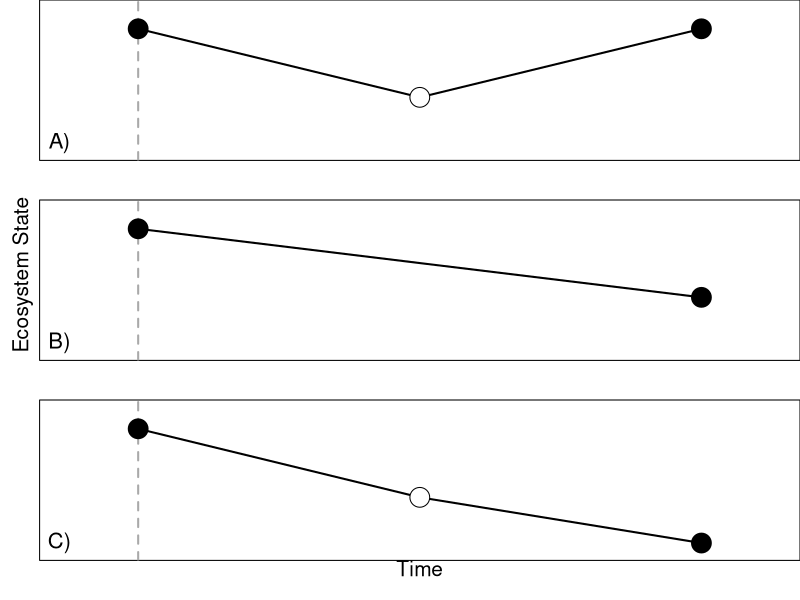

Recreate this plot in R.
### create graph for three 'states' following a perturbation

tiff("out/Fig 1.tiff", width = 2250, height = 2625, units = "px", res = 300, compression = "lzw")
aa <- c(NA, 70, 40, 70); ab <- c(NA, 70, 40, 70)
bb <- c(NA, 70, 55, 40); bp <- c(NA, 70, NA, 40)
cc <- c(NA, 70, 40, 20)
x <- seq(1, 4,1)
par(mfrow = c(3,1)); par(mar = c(3,3,.001,.001))
plot(x,aa, type = "l", lwd = 2, xlim = c(1.75, 4.25), ylim = c(15, 80), xlab = "", ylab = "", xaxt = "n", yaxt = "n");
abline(v = 2, lty = 2, lwd = 2, col = "darkgrey")
points (x = x, y = ab, cex = 4, pch = 21, bg = c(1,1,0,1))
text(x = 1.72, y = 20, "A)", cex = 2)
plot(bb, type = "l", lwd = 2, xlim = c(1.75, 4.25), ylim = c(15, 80), cex = 2, pch = 21, bg = c(1,1,0,1), xlab = "", ylab = "", xaxt = "n", yaxt = "n");
abline(v = 2, lty = 2, lwd = 2, col = "darkgrey")
points(x = x, y = bp, cex = 4, pch = 21, bg = c(1,1,0,1))
par(xpd=NA)
text(x = 1.59, y = 50, bquote("Ecosystem State"), cex = 1.9, col = 1, srt = 90);
par(xpd=F)
text(x = 1.72, y = 20, "B)", cex = 2)
plot(cc, type = "b", xlim = c(1.75, 4.25), lwd = 2, ylim = c(15, 80), cex = 2, pch = 21, bg = c(1,1,0,1), xlab = "", ylab = "", xaxt = "n", yaxt = "n");
abline(v = 2, lty = 2, lwd = 2, col = "darkgrey")
points(cc, cex = 4, pch = 21, bg = c(1,1,0,1))
par(xpd=NA)
text(x = 3, y = 9, bquote("Time"), cex = 1.9, col = 1);
par(xpd=F)
text(x = 1.72, y = 20, "C)", cex = 2)
dev.off()

rm(aa,bb,cc,x, ab, bp)
